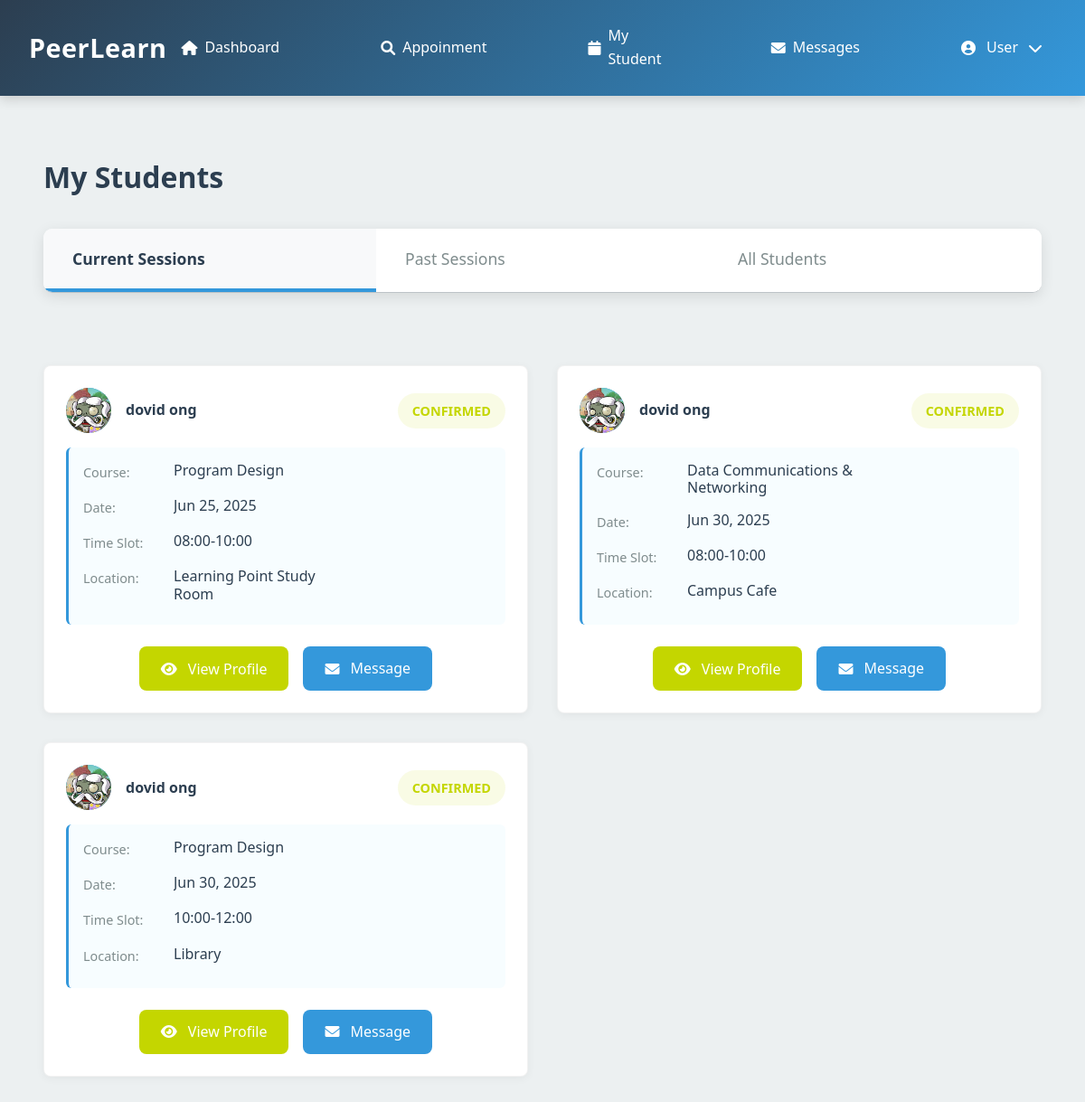
The app's page /tutor_students.php (signed in), older data.
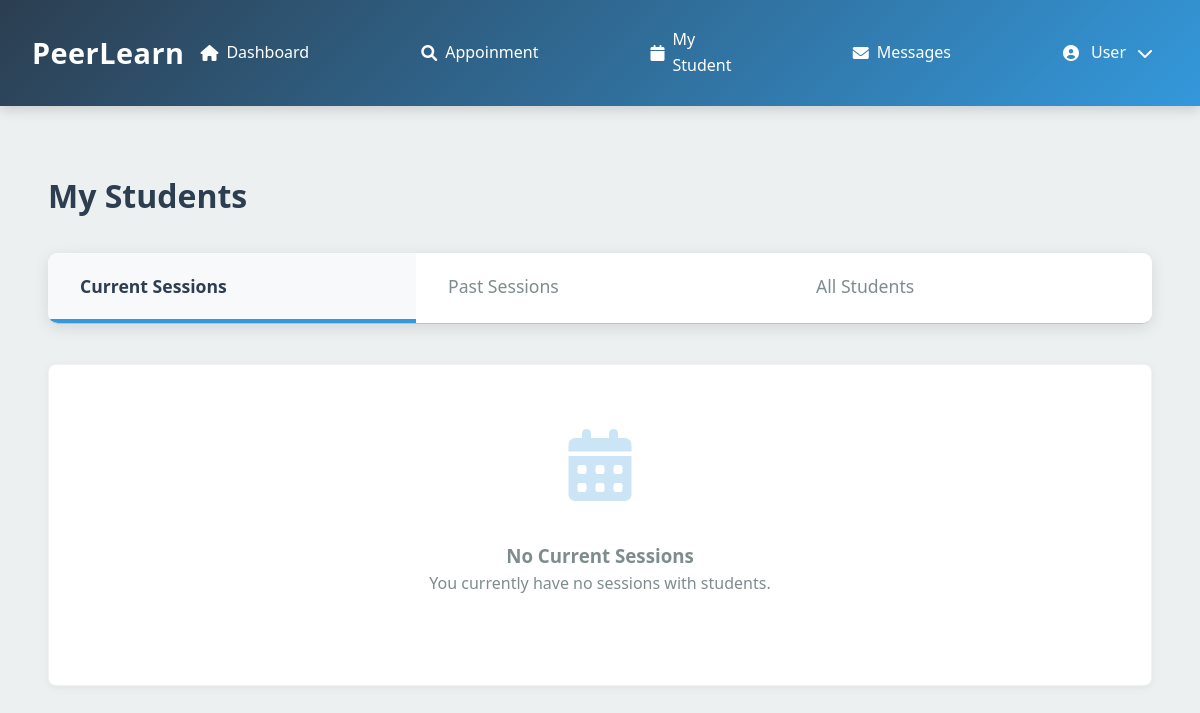
The same page, newer data.
### tables this page shows
CREATE TABLE `session` (
  `session_id` int(11) NOT NULL,
  `tutor_id` int(11) NOT NULL,
  `student_id` int(11) NOT NULL,
  `course_id` int(11) NOT NULL,
  `location_id` int(11) DEFAULT NULL,
  `status` enum('pending','confirmed','rejected','completed','cancelled') NOT NULL DEFAULT 'pending',
  `start_datetime` datetime NOT NULL,
  `end_datetime` datetime NOT NULL,
  `cancellation_deadline` datetime GENERATED ALWAYS AS (`start_datetime` - interval 24 hour) STORED,
  `cancellation_reason` text DEFAULT NULL,
  `cancelled_by` int(11) DEFAULT NULL,
  `created_at` timestamp NOT NULL DEFAULT current_timestamp()
);

CREATE TABLE `user` (
  `user_id` int(11) NOT NULL,
  `username` varchar(50) NOT NULL,
  `password` varchar(255) DEFAULT NULL,
  `email` varchar(100) NOT NULL,
  `role` enum('student','tutor','admin','staff') NOT NULL,
  `first_name` varchar(50) NOT NULL,
  `last_name` varchar(50) NOT NULL,
  `phone` varchar(20) DEFAULT NULL,
  `profile_image` varchar(255) DEFAULT NULL,
  `is_active` tinyint(1) DEFAULT 1,
  `created_at` timestamp NOT NULL DEFAULT current_timestamp(),
  `last_login` datetime DEFAULT NULL
);

CREATE TABLE `course` (
  `id` int(11) NOT NULL,
  `course_name` varchar(100) NOT NULL,
  `details` text DEFAULT NULL,
  `status` enum('active','inactive') DEFAULT 'active',
  `created_at` timestamp NOT NULL DEFAULT current_timestamp(),
  `updated_at` timestamp NOT NULL DEFAULT current_timestamp() ON UPDATE current_timestamp()
);

CREATE TABLE `location` (
  `location_id` int(11) NOT NULL,
  `location_name` varchar(100) NOT NULL
);

### tutor_students.php (the view, shortened to what this page needs)
<?php
require_once "db_connection.php";
$user_id = $_SESSION['user_id'];
$current_datetime = date('Y-m-d H:i:00');
$stmt = $conn->prepare("
    SELECT s.session_id, s.start_datetime, s.end_datetime, s.status, s.cancellation_reason,
           u.user_id, u.first_name, u.last_name, u.email, u.phone, u.profile_image,
           c.course_name, l.location_name,
           r.rating, r.comment,
           CONCAT(DATE_FORMAT(s.start_datetime, '%H:%i'), '-', DATE_FORMAT(s.end_datetime, '%H:%i')) as time_slot
    FROM session s
    JOIN user u ON s.student_id = u.user_id
    JOIN course c ON s.course_id = c.id
    LEFT JOIN location l ON s.location_id = l.location_id
    LEFT JOIN review r ON s.session_id = r.session_id AND r.tutor_id = s.tutor_id
    WHERE s.tutor_id = ? AND s.status = 'confirmed'
    AND s.start_datetime >= ?  -- 只显示当前时间之后的会话
    ORDER BY s.start_datetime ASC
");
if (!$stmt) {
    handle_db_error($conn, "Error preparing current sessions query");
} else {
    $stmt->bind_param("is", $user_id, $current_datetime);
    $stmt->execute();
    $result = $stmt->get_result();
    while ($row = $result->fetch_assoc()) {
        $row['profile_image'] = $row['profile_image'] ?: 'assets/default-avatar.png';
        $current_sessions[] = $row;
    }
}
$student_details = [];
$stmt = $conn->prepare("
    SELECT
        u.user_id, u.first_name, u.last_name, u.email, u.phone, u.profile_image, u.created_at
    FROM user u
    WHERE u.user_id IN (
        SELECT DISTINCT student_id FROM session WHERE tutor_id = ?
    )
");
if (!$stmt) {
    error_log("Error preparing student details query: " . $conn->error);
    $_SESSION['error'] = "Error preparing student details query: " . $conn->error;
} else {
    $stmt->bind_param("i", $user_id);
    $stmt->execute();
    $result = $stmt->get_result();
    while ($row = $result->fetch_assoc()) {
        $row['profile_image'] = $row['profile_image'] ?: 'assets/default-avatar.png';
        $student_details[$row['user_id']] = $row;
    }
}
function renderSessionCard($session, $student_details) {
    $statusClass = $session['status'] == 'cancelled' ? 'status-cancelled' :
                   ($session['status'] == 'completed' ? 'status-completed' : 'status-confirmed');
    ?>
    <div class="request-card">
        <div class="request-header">
            <div class="student-avatar" data-id="<?php echo htmlspecialchars($session['user_id'] ?? ''); ?>">
                <img src="<?php echo htmlspecialchars($session['profile_image']); ?>" alt="Student" class="profile-image"
                     onerror="this.src='assets/default-avatar.png'; this.onerror=null;">
            </div>
            <div class="request-info">
                <div class="student-name"><?php echo htmlspecialchars(($session['first_name'] ?? '') . ' ' . ($session['last_name'] ?? '')); ?></div>
            </div>
            <span class="status-badge <?php echo $statusClass; ?>">
                <?php echo ucfirst($session['status'] ?? 'Unknown'); ?>
            </span>
        </div>
        <div class="request-details">
            <div class="detail-item">
                <div class="detail-label">Course:</div>
                <div class="detail-value"><?php echo htmlspecialchars($session['course_name'] ?? 'Unknown Course'); ?></div>
            </div>
            <div class="detail-item">
                <div class="detail-label">Date:</div>
                <div class="detail-value">
                    <?php echo !empty($session['start_datetime'])
                        ? date('M d, Y', strtotime($session['start_datetime']))
                        : 'Not specified'; ?>
                </div>
            </div>
            <div class="detail-item">
                <div class="detail-label">Time Slot:</div>
                <div class="detail-value">
                    <?php echo htmlspecialchars($session['time_slot'] ??
                        (date('H:i', strtotime($session['start_datetime'])) . '-' . date('H:i', strtotime($session['end_datetime'])))) ?: 'Not specified'; ?>
                </div>
            </div>
            <div class="detail-item">
                <div class="detail-label">Location:</div>
                <div class="detail-value"><?php echo htmlspecialchars($session['location_name'] ?? 'Not specified'); ?></div>
            </div>
        </div>
        <div class="request-actions">
            <button class="btn btn-profile view-student"
                    data-id="<?php echo htmlspecialchars($session['user_id'] ?? ''); ?>"
                    data-name="<?php echo htmlspecialchars(($session['first_name'] ?? '') . ' ' . ($session['last_name'] ?? '')); ?>"
                    data-email="<?php echo htmlspecialchars($student_details[$session['user_id']]['email'] ?? ''); ?>"
                    data-phone="<?php echo htmlspecialchars($student_details[$session['user_id']]['phone'] ?? ''); ?>"
                    data-image="<?php echo htmlspecialchars($session['profile_image'] ?? ''); ?>">
                <i class="fas fa-eye"></i> View Profile
            </button>
            <a href="messages.php?student_id=<?php echo htmlspecialchars($session['user_id'] ?? ''); ?>" class="btn btn-message"><i class="fas fa-envelope"></i> Message</a>
        </div>
    </div>
    <?php
}
?>
<!DOCTYPE html>
<html lang="en">
<head>
    <link rel="stylesheet" href="https://cdnjs.cloudflare.com/ajax/libs/font-awesome/6.4.0/css/all.min.css">
</head>
<body>
    <?php include 'header/tut_head.php'; ?>
    <main>
        <h1 class="page-title">My Students</h1>
        <div class="tabs">
            <div class="tab active" data-tab="current-sessions">Current Sessions</div>
            <div class="tab" data-tab="past-sessions">Past Sessions</div>
            <div class="tab" data-tab="all-students">All Students</div>
        </div>
        <div class="tab-content active" id="current-sessions">
            <?php if (count($current_sessions) > 0): ?>
                <div class="session-list">
                    <?php foreach ($current_sessions as $session): ?>
                        <?php renderSessionCard($session, $student_details); ?>
                    <?php endforeach; ?>
                </div>
            <?php else: ?>
                <div class="empty-state">
                    <div class="empty-icon"><i class="fas fa-calendar-alt"></i></div>
                    <h3>No Current Sessions</h3>
                    <p class="empty-text">You currently have no sessions with students.</p>
                </div>
            <?php endif; ?>
        </div>
    </main>
</body>
</html>

### header/tut_head.php (shortened to what this page needs)
<!DOCTYPE html>
<html lang="en">
<head>
    <link rel="stylesheet" href="https://cdnjs.cloudflare.com/ajax/libs/font-awesome/6.0.0/css/all.min.css">
</head>
<body>
    <header class="header">
        <div class="header-content">
            <div class="logo">
                PeerLearn
            </div>
            <nav class="nav-links">
                <a href="tutor_main_page.php"><i class="fas fa-home"></i> Dashboard</a>
                <a href="tutor_requests.php"><i class="fas fa-search"></i> Appoinment</a>
                <a href="tutor_students.php"><i class="fas fa-calendar"></i> My Student</a>
                <a href="messages.php"><i class="fas fa-envelope"></i> Messages</a>
                <div class="user-menu" onclick="toggleDropdown()">
                    <i class="fas fa-user-circle"></i>
                    <?php echo htmlspecialchars(isset($_SESSION['first_name']) ? $_SESSION['first_name'] : 'User'); ?>
                    <i class="fas fa-chevron-down"></i>
                </div>
            </nav>
        </div>
    </header>
</body>
</html>

### tutor_students.php (style rules this page uses)
:root { --primary: #2B3990; --secondary: #00AEEF; --accent: #C4D600; --gray: #e0e0e0; --light-gray: #f5f5f5; --dark-gray: #777; }
* { box-sizing: border-box; margin: 0; padding: 0; font-family: 'Segoe UI', Tahoma, Geneva, Verdana, sans-serif; }
body { background-color: var(--light-gray); color: #333; line-height: 1.6; }
.nav-links { display: flex; gap: 1.5rem; }
.nav-links a { color: white; text-decoration: none; font-weight: 500; }
main { max-width: 1200px; margin: 4rem auto; padding: 0 3rem; }
.page-title { margin-bottom: 2rem; color: var(--primary); font-weight: 600; }
.tabs { display: flex; border-bottom: 1px solid var(--gray); margin-bottom: 2.5rem; }
.tab { padding: 0.75rem 1.5rem; cursor: pointer; font-weight: 500; border-bottom: 3px solid transparent; color: var(--dark-gray); }
.tab.active { border-bottom-color: var(--accent); color: var(--primary); font-weight: 600; }
.tab-content { display: none; }
.tab-content.active { display: block; }
.empty-state { text-align: center; padding: 3rem; background-color: white; border-radius: 8px; box-shadow: 0 2px 10px rgba(0, 0, 0, 0.05); border: 1px solid rgba(0, 0, 0, 0.05); }
.empty-icon { font-size: 3rem; color: var(--secondary); margin-bottom: 1rem; opacity: 0.5; }
.empty-text { color: var(--dark-gray); margin-bottom: 1.5rem; }
.session-list { display: grid; grid-template-columns: repeat(auto-fill, minmax(350px, 1fr)); gap: 2rem; padding: 2.5rem 0; }
.request-card { background-color: white; border-radius: 8px; box-shadow: 0 2px 10px rgba(0, 0, 0, 0.05); padding: 1.5rem; border: 1px solid rgba(0, 0, 0, 0.05); display: flex; flex-direction: column; height: 100%; min-height: 350px; }
.request-header { display: flex; align-items: center; gap: 1rem; margin-bottom: 1rem; flex-shrink: 0; }
.student-avatar { width: 50px; height: 50px; border-radius: 50%; background-color: var(--secondary); display: flex; align-items: center; justify-content: center; color: white; font-weight: bold; overflow: hidden; cursor: pointer; }
.profile-image { width: 100%; height: 100%; object-fit: cover; }
.request-info { flex: 1; }
.student-name { font-weight: 600; color: var(--primary); }
.request-details { flex: 1; display: flex; flex-direction: column; gap: 0.5rem; margin-bottom: 1.5rem; background-color: rgba(0, 174, 239, 0.03); padding: 1rem; border-radius: 6px; border-left: 3px solid var(--secondary); overflow: hidden; }
.detail-item { display: flex; margin-bottom: 0.5rem; flex-wrap: wrap; }
.detail-label { width: 100px; color: var(--dark-gray); font-size: 0.9rem; }
.detail-value { flex: 1; font-weight: 500; color: var(--primary); overflow: hidden; text-overflow: ellipsis; white-space: normal; line-height: 1.2; max-width: 200px; }
.request-actions { margin-top: auto; display: flex; gap: 1rem; flex-wrap: wrap; justify-content: center; }
.btn { padding: 0.5rem 1rem; border: none; border-radius: 4px; cursor: pointer; font-weight: 500; display: inline-flex; align-items: center; gap: 0.5rem; text-decoration: none; min-width: 120px; justify-content: center; transition: background-color 0.3s; color: white; }
.btn-profile { background-color: var(--accent); }
.btn-message { background-color: var(--secondary); }
.status-badge { display: inline-block; padding: 0.25rem 0.75rem; border-radius: 20px; font-size: 0.8rem; font-weight: 600; margin-left: auto; }
.status-confirmed { background-color: rgba(196, 214, 0, 0.1); color: var(--accent); }

Row changes from the older to the newer data that the page shows:
removed session: student.profile_image (picture), student.last_name "dovid ong", status "CONFIRMED", course.course_name "Program Design", start_datetime "Jun 25, 2025", end_datetime "08:00-10:00", location.location_name "Learning Point Study Room"
removed session: student.profile_image (picture), student.last_name "dovid ong", status "CONFIRMED", course.course_name "Data Communications & Networking", start_datetime "Jun 30, 2025", end_datetime "08:00-10:00", location.location_name "Campus Cafe"
removed session: student.profile_image (picture), student.last_name "dovid ong", status "CONFIRMED", course.course_name "Program Design", start_datetime "Jun 30, 2025", end_datetime "10:00-12:00", location.location_name "Library"
Text that changed along with them:
text now shown: "No Current Sessions You currently have no sessions with students."
